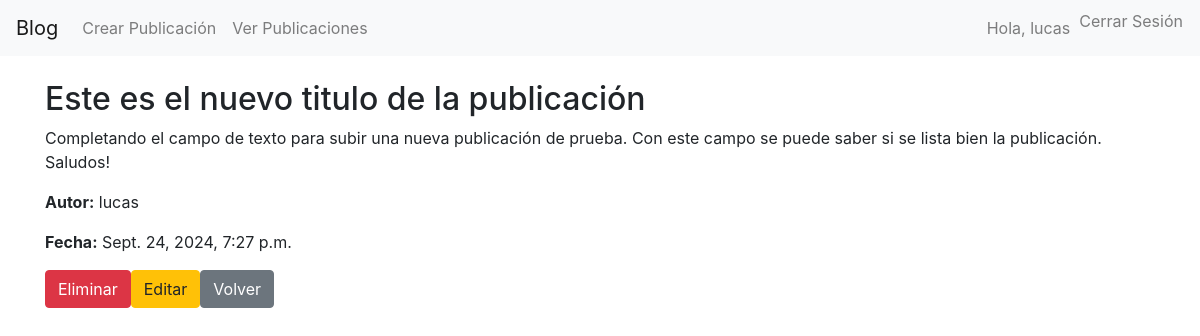
The app's page /publicacion/1/ (signed in), older data.
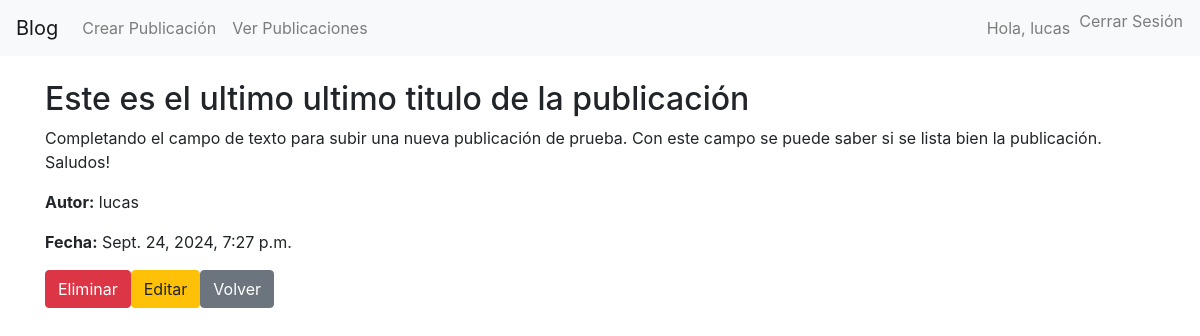
The same page, newer data.
### post/models.py (models this page shows, shortened)
class Post(models.Model):
    titulo = models.CharField(max_length=255)
    contenido = models.TextField()
    fecha_publicacion = models.DateTimeField(auto_now_add=True)
    autor = models.ForeignKey(User, on_delete=models.CASCADE)

### post/views.py (the view)
# urls.py: path('publicacion/<int:id>/', detalle_post, name='detalle_post'),
@login_required
def detalle_post(request, id):
    publicacion = get_object_or_404(Post, id=id)
    return render(request, 'detalle_post.html', {'publicacion': publicacion})

### post/templates/detalle_post.html (shortened to what this page needs)
{% extends 'base.html' %}
{% block content %}
    <h2>{{ publicacion.titulo }}</h2>
    <p>{{ publicacion.contenido }}</p>
    <p><strong>Autor:</strong> {{ publicacion.autor.username }}</p>
    <p><strong>Fecha:</strong> {{ publicacion.fecha_publicacion }}</p>
<div style="display: inline-flex">
    <form method="POST" action="{% url 'eliminar_post' publicacion.id %}">
        <button type="submit" class="btn btn-danger">Eliminar</button>
    </form>
    <a href="{% url 'editar_post' publicacion.id %}" class="btn btn-warning">Editar</a>
    <a href="{% url 'listar_post' %}" class="btn btn-secondary">Volver</a>
</div>
{% endblock %}

Row changes from the older to the newer data that the page shows:
changed Post "lucas": titulo "Este es el nuevo titulo de la publicación" → "Este es el ultimo ultimo titulo de la publicación"
